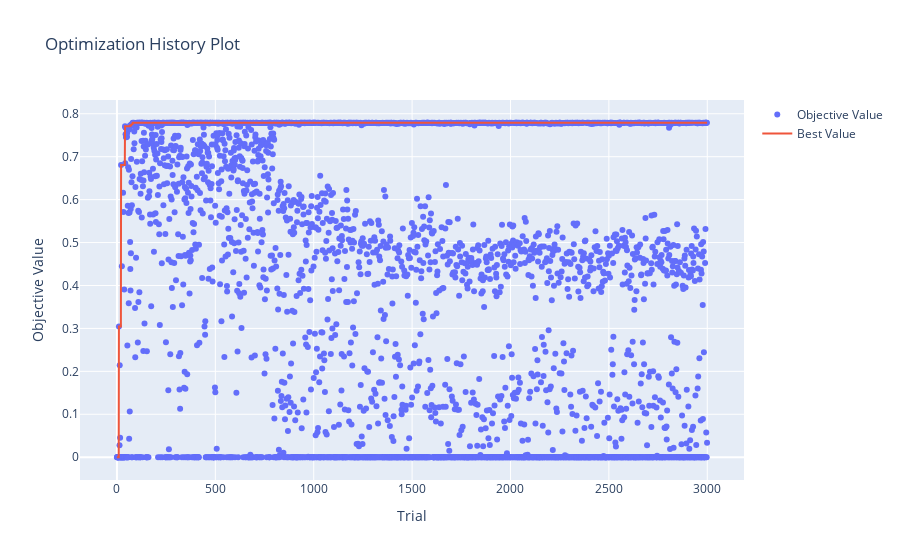

Notebook code cell kept with this figure:
### Code cell
optuna.visualization.plot_optimization_history(study_en)

### Figure 1 — Plotly figure (JSON) as saved in the notebook; plotly's stock layout.template omitted (floating-point values rounded to 4 significant figures; data arrays with more than 128 entries replaced by an {"elided": "..."} marker saying what was removed)
{"data": [{"mode": "markers", "name": "Objective Value", "type": "scatter", "x": {"elided": "3000 int values"}, "y": {"elided": "3000 float values"}}, {"name": "Best Value", "type": "scatter", "x": {"elided": "3000 int values"}, "y": {"elided": "3000 float values"}}], "layout": {"title": {"text": "Optimization History Plot"}, "xaxis": {"title": {"text": "Trial"}}, "yaxis": {"title": {"text": "Objective Value"}}}}
